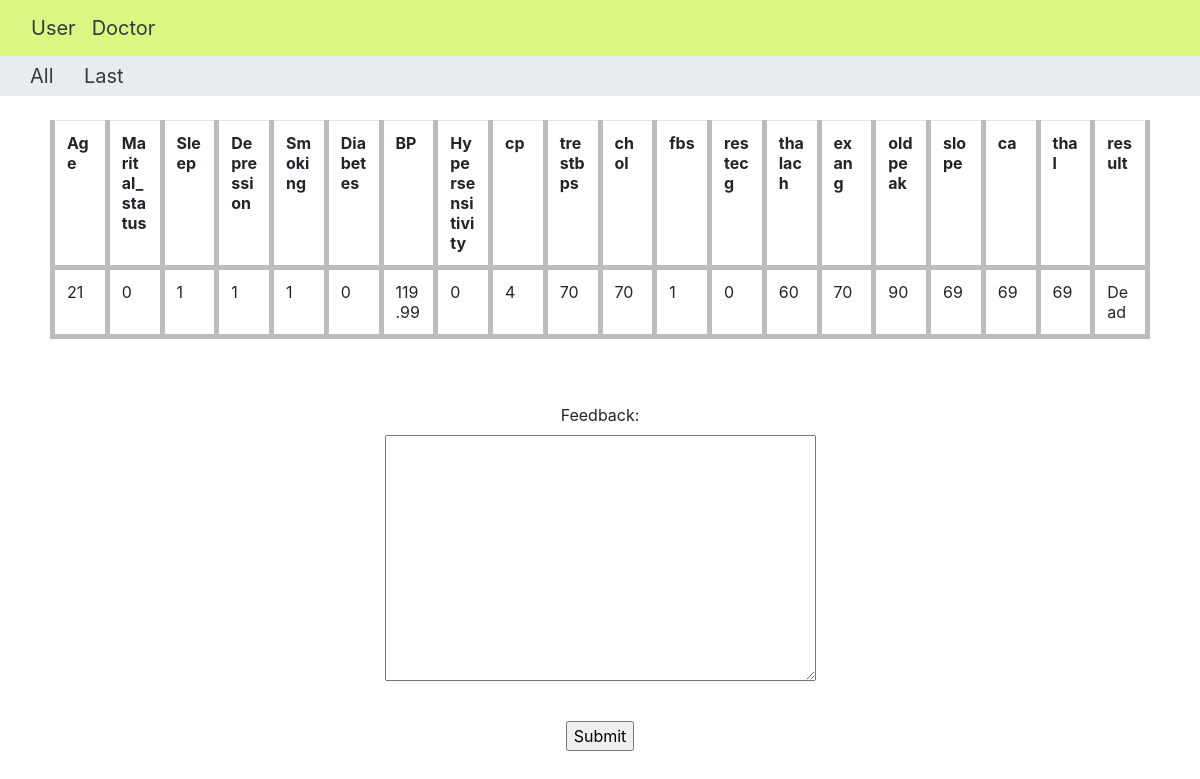
The page /last_patients/ on the database its author committed.
### new/models.py (models this page shows, shortened)
class UserPredictDataModel(models.Model):
    Age = models.CharField(max_length=100)
    Marital_status = models.CharField(max_length=100)
    Sleep = models.CharField(max_length=100)
    Depression = models.CharField(max_length=100)
    Smoking = models.CharField(max_length=100)
    Diabetes = models.CharField(max_length=100)
    BP = models.CharField(max_length=100)
    Hypersensitivity = models.CharField(max_length=100)
    cp = models.CharField(max_length=100)
    trestbps = models.CharField(max_length=100)
    chol = models.CharField(max_length=100)
    fbs = models.CharField(max_length=100)
    restecg = models.CharField(max_length=100)
    thalach = models.CharField(max_length=100)
    exang = models.CharField(max_length=100)
    oldpeak = models.CharField(max_length=100)
    slope = models.CharField(max_length=100)
    ca = models.CharField(max_length=100)
    thal = models.CharField(max_length=100)
    result = models.CharField(max_length=100)

### new/views.py (the view)
# urls.py: path('last_patients/',views.doctor_patient_details_view_last,name='doctor_patient_details_last'),
def doctor_patient_details_view_last(request):
    if request.method == "POST":
        form = forms.DoctorFeedForm(request.POST)
        if form.is_valid():
            form.save()
            model = models.UserPredictDataModel.objects.latest('id')
            return render(request, 'new/last.html', {'model':model,'msg':'Feedback sent'})
        else:
            model = models.UserPredictDataModel.objects.latest('id')
            return render(request, 'new/last.html', {'model':model,'msg':'Feedback Error'})
    else:
        form = forms.DoctorFeedForm()
        model = models.UserPredictDataModel.objects.latest('id')
    return render(request, 'new/last.html', {'model':model,'form':form})

### new/forms.py
class DoctorFeedForm(forms.ModelForm):
    class Meta():
        model = DoctorFeedModel
        fields = '__all__'

### new/templates/new/last.html (shortened to what this page needs)
{% extends 'new/base.html' %}
{% block content %}
<body>
    <div>
		<div style="background-color: #e9ecef;">
		    <a class="navbar-brand text-dark" style="margin-left: 30px;" href="{% url 'doctor_patient_details_all' %}">All</a>
		    <a class="navbar-brand text-dark" style="margin-left: 10px;" href="{% url 'doctor_patient_details_last' %}">Last</a>
	    </div>
        <br>
        <center>
        <div class="feed_table">
            <table class="table" border="default" style="table-layout: fixed;">
                <tr>
                <th>Age</th><th>Marital_status</th><th>Sleep</th>
                <th>Depression</th><th>Smoking</th><th>Diabetes</th>
                <th>BP</th><th>Hypersensitivity</th><th>cp</th>
                <th>trestbps</th><th>chol</th><th>fbs</th>
                <th>restecg</th><th>thalach</th><th>exang</th>
                <th>oldpeak</th><th>slope</th><th>ca</th>
                <th>thal</th><th>result</th>
                </tr>
                <tr>
                    <td>{{model.Age}}</td><td>{{model.Marital_status}}</td>
                    <td>{{model.Sleep}}</td><td>{{model.Depression}}</td>
                    <td>{{model.Smoking}}</td><td>{{model.Diabetes}}</td>
                    <td>{{model.BP}}</td><td>{{model.Hypersensitivity}}</td>
                    <td>{{model.cp}}</td><td>{{model.trestbps}}</td>
                    <td>{{model.chol}}</td><td>{{model.fbs}}</td>
                    <td>{{model.restecg}}</td><td>{{model.thalach}}</td>
                    <td>{{model.exang}}</td><td>{{model.oldpeak}}</td>
                    <td>{{model.slope}}</td><td>{{model.ca}}</td>
                    <td>{{model.thal}}</td><td>{{model.result}}</td>
                </tr>
            </table>
        </div>
        </center>
        <br><br>
        <div>
        <center>
            <form action="{% url 'doctor_patient_details_last' %}" method="POST">
                {% for f in form %}
                <p>
                    {{ f.label_tag }}<br>
                    {{ f }}
                </p>
                {% endfor %}
                <br>
            {% if not msg %}
                <input type="submit">
            {% else %}
                {{ msg }}
            {% endif %}
            </form>
        </center>
        </div>
{% endblock content %}

### new/templates/new/base.html (style rules this page uses)
th,td { border-style: solid; border-width: 5px; border-color: #BCBCBC; word-wrap: break-word; }
.feed_table { margin-left: 50px; margin-right: 50px; }

### rows shown on the page
UserPredictDataModel: Age "21", Marital_status "0", Sleep "1", Depression "1", Smoking "1", Diabetes "0", BP "119.99", Hypersensitivity "0", cp "4", trestbps "70", chol "70", fbs "1", restecg "0", thalach "60", exang "70", oldpeak "90", slope "69", ca "69", thal "69", result "Dead"

### other values the page prints
{{ f.label_tag }} "Feedback:"
